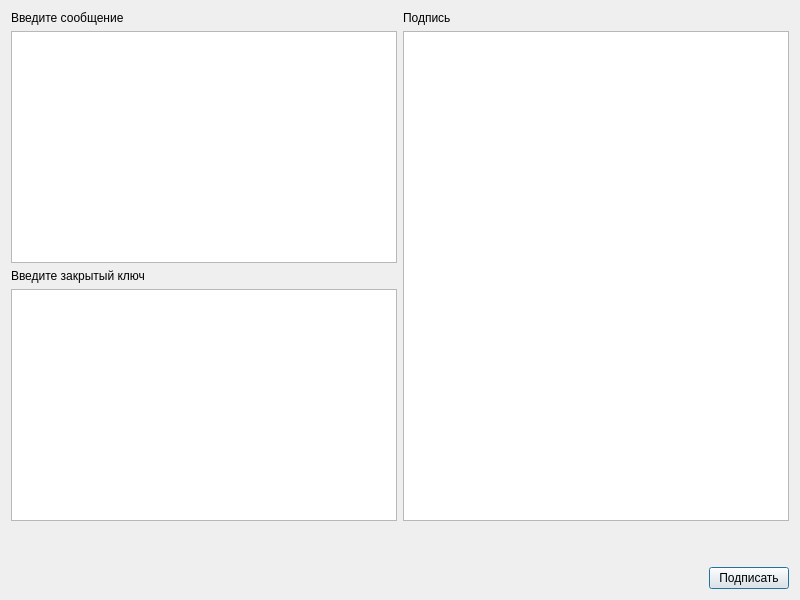
<?xml version="1.0" encoding="UTF-8"?>
<ui version="4.0">
 <class>Signature</class>
 <widget class="QDialog" name="Signature">
  <property name="geometry">
   <rect>
    <x>0</x>
    <y>0</y>
    <width>800</width>
    <height>600</height>
   </rect>
  </property>
  <property name="sizePolicy">
   <sizepolicy hsizetype="Fixed" vsizetype="Fixed">
    <horstretch>0</horstretch>
    <verstretch>0</verstretch>
   </sizepolicy>
  </property>
  <property name="windowTitle">
   <string>Dialog</string>
  </property>
  <layout class="QVBoxLayout" name="verticalLayout_4">
   <item>
    <layout class="QHBoxLayout" name="horizontalLayout_2">
     <item>
      <layout class="QVBoxLayout" name="verticalLayout_2">
       <item>
        <widget class="QLabel" name="label">
         <property name="text">
          <string>Введите сообщение</string>
         </property>
        </widget>
       </item>
       <item>
        <widget class="QPlainTextEdit" name="plainTextEditSignature"/>
       </item>
       <item>
        <widget class="QLabel" name="label_3">
         <property name="text">
          <string>Введите закрытый ключ</string>
         </property>
        </widget>
       </item>
       <item>
        <widget class="QPlainTextEdit" name="plainTextEditKey"/>
       </item>
      </layout>
     </item>
     <item>
      <layout class="QVBoxLayout" name="verticalLayout_3">
       <item>
        <widget class="QLabel" name="label_2">
         <property name="text">
          <string>Подпись</string>
         </property>
        </widget>
       </item>
       <item>
        <widget class="QTextBrowser" name="textBrowserSignature"/>
       </item>
      </layout>
     </item>
    </layout>
   </item>
   <item>
    <layout class="QHBoxLayout" name="horizontalLayout">
     <item>
      <spacer name="horizontalSpacer">
       <property name="orientation">
        <enum>Qt::Horizontal</enum>
       </property>
       <property name="sizeHint" stdset="0">
        <size>
         <width>40</width>
         <height>20</height>
        </size>
       </property>
      </spacer>
     </item>
     <item>
      <layout class="QVBoxLayout" name="verticalLayout">
       <item>
        <spacer name="verticalSpacer">
         <property name="orientation">
          <enum>Qt::Vertical</enum>
         </property>
         <property name="sizeType">
          <enum>QSizePolicy::Minimum</enum>
         </property>
         <property name="sizeHint" stdset="0">
          <size>
           <width>20</width>
           <height>40</height>
          </size>
         </property>
        </spacer>
       </item>
       <item>
        <widget class="QPushButton" name="pushButtonSign">
         <property name="text">
          <string>Подписать</string>
         </property>
        </widget>
       </item>
      </layout>
     </item>
    </layout>
   </item>
  </layout>
 </widget>
 <resources/>
 <connections/>
</ui>
